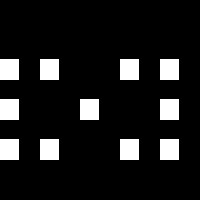

A 2D game scene composited from a Tiled map and its tileset images. What follows is a short description and the map's XML, with each tile layer's data collapsed to a summary:
An orthogonal 5x5 tile map with 40x40 px tiles, 1 tile layer (Layer 1).

<map version="1.0" orientation="orthogonal" width="5" height="5" tilewidth="40" tileheight="40">
 <tileset firstgid="1" name="texture" tilewidth="40" tileheight="40" spacing="4" margin="4">
  <image source="texture.png" />
 </tileset>
 <layer name="Layer 1" width="5" height="5">
  <data>[25 cells, 11 non-empty, 1 distinct tile ids]</data>
 </layer>
</map>
